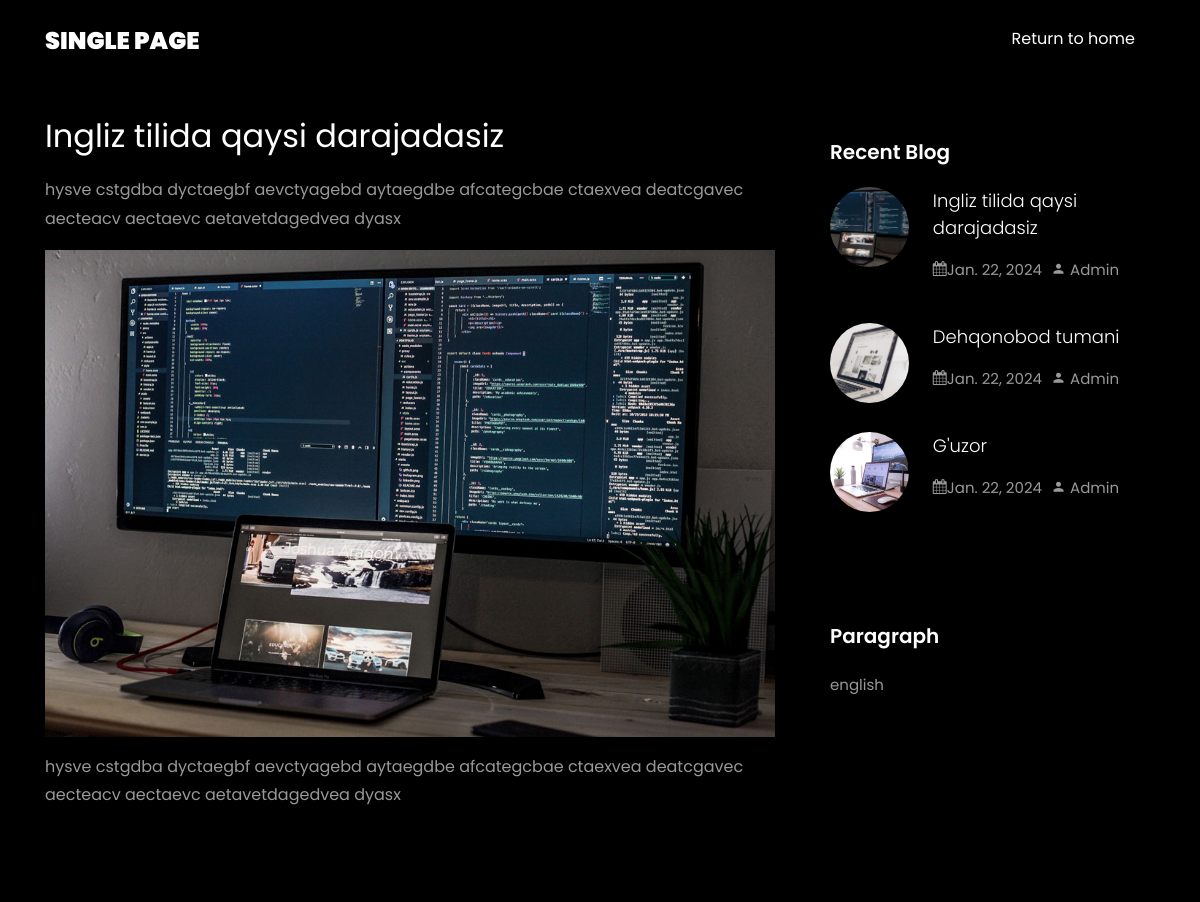
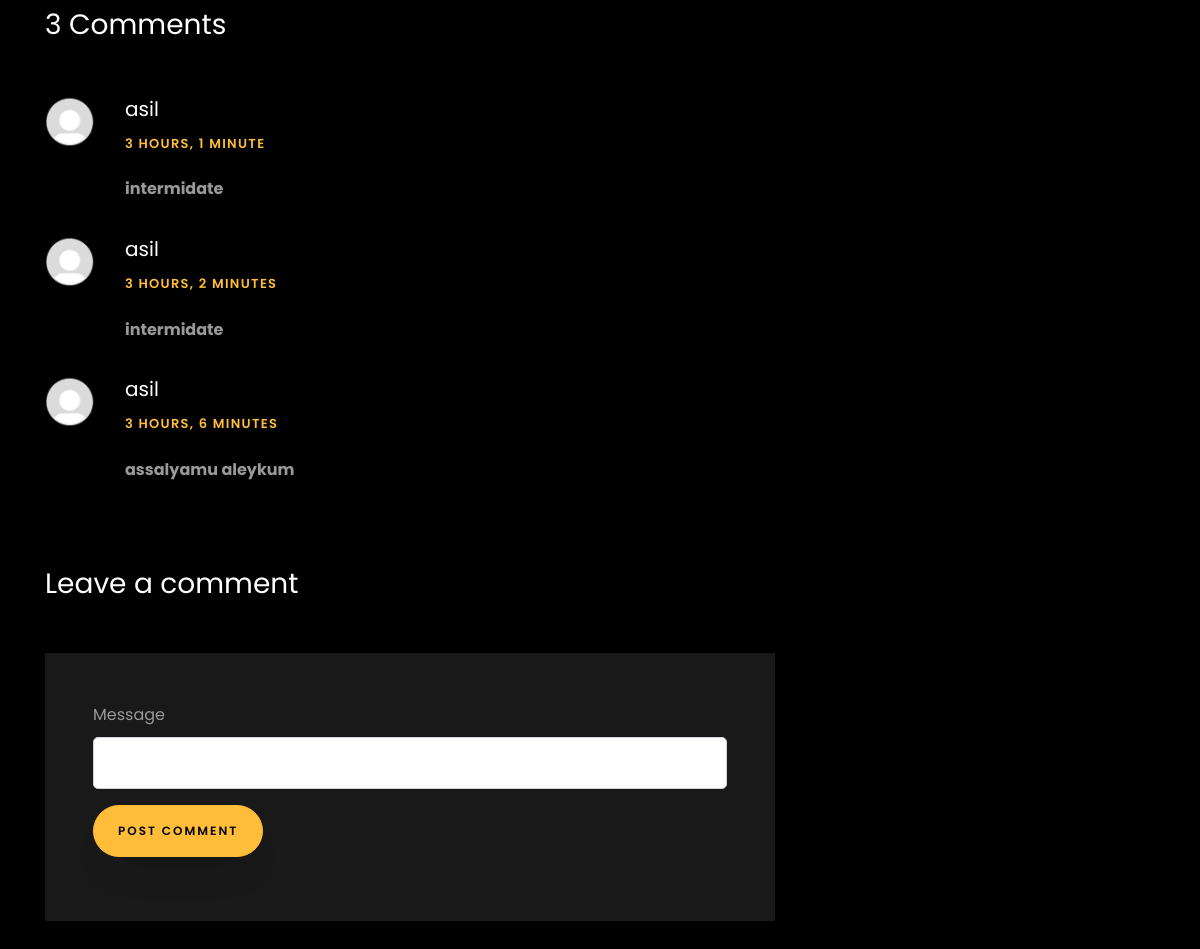
/single/1/, run on the app's committed database (2 pictures, top to bottom).
### app/models.py (models this page shows, shortened)
class Post(models.Model):
    image = models.ImageField(upload_to="posts/", verbose_name="Rasm")
    title = models.CharField(max_length=155, verbose_name="Sarlavha")
    description1 = models.TextField(verbose_name="Text 1")
    description2 = models.TextField(verbose_name="Text 2")
    paragraph = models.CharField(max_length=155, verbose_name="Mavzu")
    datetime = models.DateTimeField(auto_now_add=True)

class Comment(models.Model):
    username = models.CharField(max_length=155)
    datetime = models.DateTimeField(auto_now_add=True)
    text = models.TextField()
    post = models.CharField(max_length=155)

### app/views.py (the view)
# urls.py: path('single/<int:id>/', single, name='single'),
def single(request, id):
    post = Post.objects.filter(id=id).first()
    recent = Post.objects.all()[:3]
    comment = Comment.objects.filter(post=id).order_by('-id')
    count = Comment.objects.filter(post=id).count()
    if request.method == 'POST':
        username = request.user.username
        text = request.POST.get('text')
        posts = id
        c = Comment(username=username, text=text, post=posts)
        c.save()
    context = {'post': post, 'recent_posts': recent, 'comments': comment, 'count': count}
    return render(request, 'single.html', context)

### templates/single.html (shortened to what this page needs)
{% load static %}
<!DOCTYPE html>
<html lang="en">
<head>
    <link rel="stylesheet" href="{% static 'css/open-iconic-bootstrap.min.css' %}">
    <link rel="stylesheet" href="{% static 'css/animate.css' %}">
    <link rel="stylesheet" href="{% static 'css/owl.carousel.min.css' %}">
    <link rel="stylesheet" href="{% static 'css/owl.theme.default.min.css' %}">
    <link rel="stylesheet" href="{% static 'css/magnific-popup.css' %}">
    <link rel="stylesheet" href="{% static 'css/aos.css' %}">
    <link rel="stylesheet" href="{% static 'css/ionicons.min.css' %}">
    <link rel="stylesheet" href="{% static 'css/flaticon.css' %}">
    <link rel="stylesheet" href="{% static 'css/icomoon.css' %}">
    <link rel="stylesheet" href="{% static 'css/style.css' %}">
</head>
<body data-spy="scroll" data-target=".site-navbar-target" data-offset="300">
<nav class="navbar navbar-expand-lg navbar-dark ftco_navbar ftco-navbar-light site-navbar-target" id="ftco-navbar">
    <div class="container">
        <y class="navbar-brand">Single Page</y>
        <div class="collapse navbar-collapse" id="ftco-nav">
            <ul class="navbar-nav nav ml-auto">
                <li class="nav-item"><a href="{% url 'index' %}" class="nav-link"><span>Return to home</span></a></li>
            </ul>
        </div>
    </div>
</nav>
<section class="ftco-section">
    <div class="container">
        <div class="row">
            <div class="col-lg-8 ftco-animate">
                <h2 class="mb-3">{{ post.title }}</h2>
                <p>{{ post.description1 }}</p>
                <p>
                    <img src="{{ post.image.url }}" alt="" class="img-fluid">
                </p>
                <p>{{ post.description2 }}</p>
                <div class="pt-5 mt-5">
                    <h3 class="mb-5">{{ count }} Comments</h3>
                    <ul class="comment-list">
                        {% for comment in comments %}
                        <li class="comment">
                            <div class="vcard bio">
                                <img src="{% static 'images/user2.jpeg' %}" alt="Image placeholder">
                            </div>
                            <div class="comment-body">
                                <h3>{{ comment.username }}</h3>
                                <div class="meta">{{ comment.datetime | timesince }}</div>
                                <b>{{ comment.text }}</b>
                            </div>
                        </li>
                        {% endfor %}
                    </ul>
                    <div class="comment-form-wrap pt-5">
                        <h3 class="mb-5">Leave a comment</h3>
                        <form class="p-5 bg-dark" method="post">
                            <div class="form-group">
                                <label for="name">Message</label>
                                <input type="text" class="form-control" id="text" name="text">
                            </div>
                            <div class="form-group">
                                <input type="submit" value="Post Comment" class="btn py-3 px-4 btn-primary">
                            </div>
                        </form>
                    </div>
                </div>
            </div>
            <div class="col-lg-4 sidebar ftco-animate">
                <div class="sidebar-box ftco-animate">
                    <h3 class="heading-sidebar">Recent Blog</h3>
                    {% for recent in recent_posts %}
                    <div class="block-21 mb-4 d-flex">
                        <a class="blog-img mr-4" style="background-image: url({{ recent.image.url }});"></a>
                        <div class="text">
                            <h3 class="heading"><a href="{% url 'single' recent.id %}">{{ recent.title }}</a></h3>
                            <div class="meta">
                                <div><p><span class="icon-calendar"></span>{{ recent.datetime | date }}</p></div>
                                <div><p><span class="icon-person"></span> Admin</p></div>
                            </div>
                        </div>
                    </div>
                {% endfor %}
                </div>
                <div class="sidebar-box ftco-animate">
                    <h3 class="heading-sidebar">Paragraph</h3>
                    <p>{{ post.paragraph }}</p>
                </div>
            </div>
        </div>
    </div>
</section>
</body>
</html>

### app/static/css/icomoon.css (style rules this page uses)
[class^="icon-"], [class*=" icon-"] { font-family: 'icomoon' !important; speak: none; font-style: normal; font-weight: normal; font-variant: normal; text-transform: none; line-height: 1; -webkit-font-smoothing: antialiased; -moz-osx-font-smoothing: grayscale; }
.icon-calendar:before { content: "\f073"; }
.icon-person:before { content: "\e7fd"; }

### data on the page
Post: title "Ingliz tilida qaysi darajadasiz", description1 "hysve cstgdba dyctaegbf aevctyagebd aytaegdbe afcategcbae ctaexvea deatcgavec aecteacv aectaevc aetavetdagedvea dyasx", image (picture), description2 "hysve cstgdba dyctaegbf aevctyagebd aytaegdbe afcategcbae ctaexvea deatcgavec aecteacv aectaevc aetavetdagedvea dyasx", datetime "Jan. 22, 2024", paragraph "english"
Comment: username "asil", datetime "3 HOURS, 1 MINUTE", text "intermidate"
Comment: username "asil", datetime "3 HOURS, 2 MINUTES", text "intermidate"
Comment: username "asil", datetime "3 HOURS, 6 MINUTES", text "assalyamu aleykum"
Post: image (picture), title "Dehqonobod tumani", datetime "Jan. 22, 2024"
Post: image (picture), title "G'uzor", datetime "Jan. 22, 2024"

### other printed values
{{ count }} "3"
